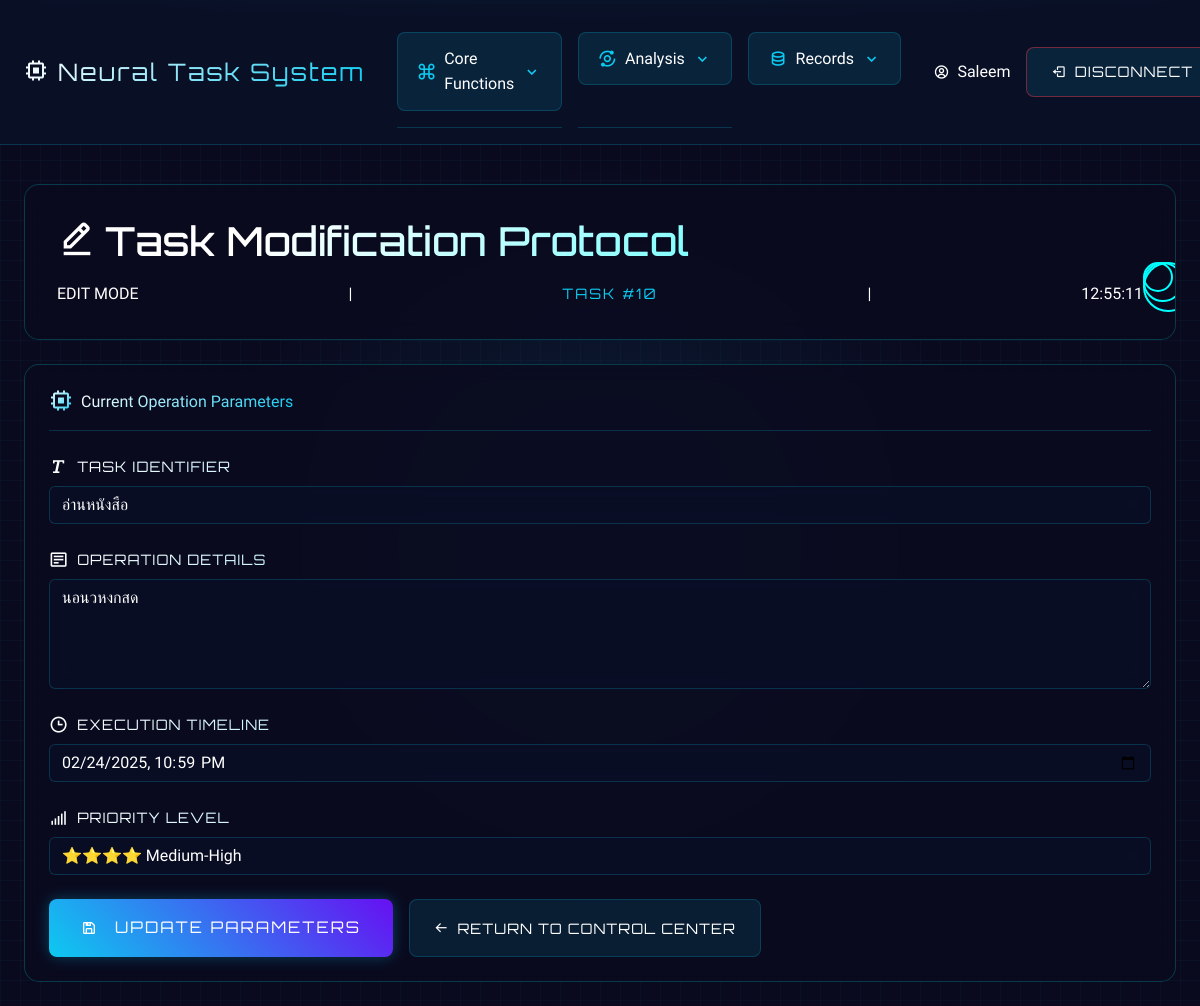
The app's page /edit_task/10 (signed in) with its own data.
### models.py (models this page shows, shortened)
class User(db.Model, UserMixin):
    id = db.Column(db.Integer, primary_key=True)
    username = db.Column(db.String(150), unique=True, nullable=False)
    password_hash = db.Column(db.String(256), nullable=False)

class Task(db.Model):
    id = db.Column(db.Integer, primary_key=True)
    title = db.Column(db.String(255), nullable=False)
    description = db.Column(db.Text, nullable=True)
    completed = db.Column(db.Boolean, default=False)
    due_date = db.Column(db.DateTime, nullable=True)
    created_at = db.Column(db.DateTime, default=datetime.utcnow)
    completed_at = db.Column(db.DateTime, nullable=True)
    priority = db.Column(db.Integer, default=1)  # ตั้งค่าเริ่มต้นเป็น 1
    user_id = db.Column(db.Integer, db.ForeignKey("user.id"), nullable=False)
    user = db.relationship("User", backref=db.backref("tasks", lazy=True))

### routes.py (the view, shortened to what this page needs)
@app_routes.route("/edit_task/<int:task_id>", methods=["GET", "POST"])
@login_required
def edit_task(task_id):
    task = Task.query.get_or_404(task_id)
    if task.user_id != current_user.id:
        flash("Access denied!", "danger")
        return redirect(url_for("app_routes.dashboard"))
    form = TaskForm(obj=task)
    return render_template("edit_task.html", form=form, task=task)

### forms.py
class TaskForm(FlaskForm):
    title = StringField("Title", validators=[DataRequired()])
    description = TextAreaField("Description")
    due_date = DateTimeField(
        "Due Date", format="%Y-%m-%dT%H:%M", validators=[DataRequired()]
    )
    priority = SelectField(
        "Priority",
        choices=[
            ("1", "⭐ Low"),
            ("2", "⭐⭐ Medium-Low"),
            ("3", "⭐⭐⭐ Medium"),
            ("4", "⭐⭐⭐⭐ Medium-High"),
            ("5", "⭐⭐⭐⭐⭐ High"),
        ],
        validators=[DataRequired()],
    )
    submit = SubmitField("Submit")

### app.py (called while the page is built)
@login_manager.user_loader
def load_user(user_id):
    return User.query.get(int(user_id))

### templates/edit_task.html (shortened to what this page needs)
{% extends "base.html" %}
{% block head %}
{{ super() }}
<link href="https://cdn.jsdelivr.net/npm/bootstrap@5.3.2/dist/css/bootstrap.min.css" rel="stylesheet">
<link href="https://cdn.jsdelivr.net/npm/boxicons@2.1.4/css/boxicons.min.css" rel="stylesheet">
<link rel="stylesheet" type="text/css" href="{{ url_for('static', filename='css/styles.css') }}">
{% endblock %}
{% block content %}
<div class="cyber-interface">
    <div class="grid-overlay"></div>
    <div class="neo-container p-4">
        <div class="ai-header mb-4">
            <div class="ai-status-ring">
                <div class="ring"></div>
                <div class="ring"></div>
                <div class="ring"></div>
            </div>
            <div class="header-content">
                <h1 class="cyber-title">
                    <i class='bx bx-edit-alt me-2'></i>Task Modification Protocol
                </h1>
                <div class="system-info">
                    <span class="status-indicator">EDIT MODE</span>
                    <span class="divider">|</span>
                    <span class="task-id">TASK #{{ task.id }}</span>
                    <span class="divider">|</span>
                    <span class="cyber-time"></span>
                </div>
            </div>
        </div>
        <div class="matrix-card p-4">
            <div class="cyber-form-header mb-4">
                <div class="d-flex align-items-center gap-2">
                    <i class='bx bx-chip text-cyber fs-4'></i>
                    <span class="text-cyber">Current Operation Parameters</span>
                </div>
            </div>
            <form method="POST" class="cyber-form">
                <div class="form-group mb-4">
                    <label class="text-cyber mb-2">
                        <i class='bx bx-text'></i> Task Identifier
                    </label>
                    {{ form.title(class="form-control bg-cyber border-cyber text-light", placeholder="Enter task identifier") }}
                </div>
                <div class="form-group mb-4">
                    <label class="text-cyber mb-2">
                        <i class='bx bx-detail'></i> Operation Details
                    </label>
                    {{ form.description(class="form-control bg-cyber border-cyber text-light", rows="4", placeholder="Enter operation details") }}
                </div>
                <div class="form-group mb-4">
                    <label class="text-cyber mb-2">
                        <i class='bx bx-time'></i> Execution Timeline
                    </label>
                    {{ form.due_date(class="form-control bg-cyber border-cyber text-light", type="datetime-local") }}
                </div>
                <div class="form-group mb-4">
                    <label class="text-cyber mb-2">
                        <i class='bx bx-signal-5'></i> Priority Level
                    </label>
                    {{ form.priority(class="form-control bg-cyber border-cyber text-light") }}
                </div>
                <div class="d-flex gap-3">
                    <button type="submit" class="cyber-btn pulse-btn">
                        <i class='bx bx-save'></i>
                        <span>Update Parameters</span>
                    </button>
                    <a href="{{ url_for('app_routes.dashboard') }}" class="cyber-action">
                        <i class='bx bx-arrow-back'></i>
                        <span>Return to Control Center</span>
                    </a>
                </div>
            </form>
        </div>
    </div>
</div>
{% endblock %}

### templates/base.html (shortened to what this page needs)
<!DOCTYPE html>
<html lang="en">
<head>
    {% block head %}
    <link href="https://cdn.jsdelivr.net/npm/bootstrap@5.3.2/dist/css/bootstrap.min.css" rel="stylesheet">
    <link href="https://cdn.jsdelivr.net/npm/boxicons@2.1.4/css/boxicons.min.css" rel="stylesheet">
    <link rel="stylesheet" type="text/css" href="{{ url_for('static', filename='css/styles.css') }}">
    {% endblock %}
</head>
<body>
    <div class="cyber-interface">
        <nav class="cyber-nav">
            <div class="container-fluid px-4">
                <div class="nav-wrapper">
                    <div class="nav-brand">
                        <a class="navbar-brand text-cyber" href="{{ url_for('app_routes.index') }}">
                            <i class='bx bx-chip me-2'></i>Neural Task System
                        </a>
                    </div>
                    {% if current_user.is_authenticated %}
                    <div class="nav-menu-wrapper">
                        <div class="nav-menu">
                            <div class="menu-section">
                                <div class="section-header" data-section="core">
                                    <i class='bx bx-command'></i>
                                    <span>Core Functions</span>
                                    <i class='bx bx-chevron-down'></i>
                                </div>
                            </div>
                            <div class="menu-section">
                                <div class="section-header" data-section="analysis">
                                    <i class='bx bx-analyse'></i>
                                    <span>Analysis</span>
                                    <i class='bx bx-chevron-down'></i>
                                </div>
                            </div>
                            <div class="menu-section">
                                <div class="section-header" data-section="records">
                                    <i class='bx bx-data'></i>
                                    <span>Records</span>
                                    <i class='bx bx-chevron-down'></i>
                                </div>
                            </div>
                        </div>
                    </div>
                    {% endif %}
                    <div class="nav-actions">
                        {% if current_user.is_authenticated %}
                        <div class="user-info">
                            <i class='bx bx-user-circle'></i>
                            <span>{{ current_user.username }}</span>
                        </div>
                        <a href="{{ url_for('app_routes.logout') }}" class="cyber-action delete">
                            <i class='bx bx-log-out'></i>
                            <span>Disconnect</span>
                        </a>
                        {% else %}
                        <a href="{{ url_for('app_routes.login') }}" class="cyber-action">
                            <i class='bx bx-log-in'></i>
                            <span>Access System</span>
                        </a>
                        {% endif %}
                    </div>
                </div>
            </div>
        </nav>
        {% block content %}{% endblock %}
    </div>
</body>
</html>

### records on screen
User: username "Saleem"
Task: id "10", title "อ่านหนังสือ", description "นอนวหงกสด", due_date "02/24/2025 22:59", priority "⭐⭐⭐⭐ Medium-High"
